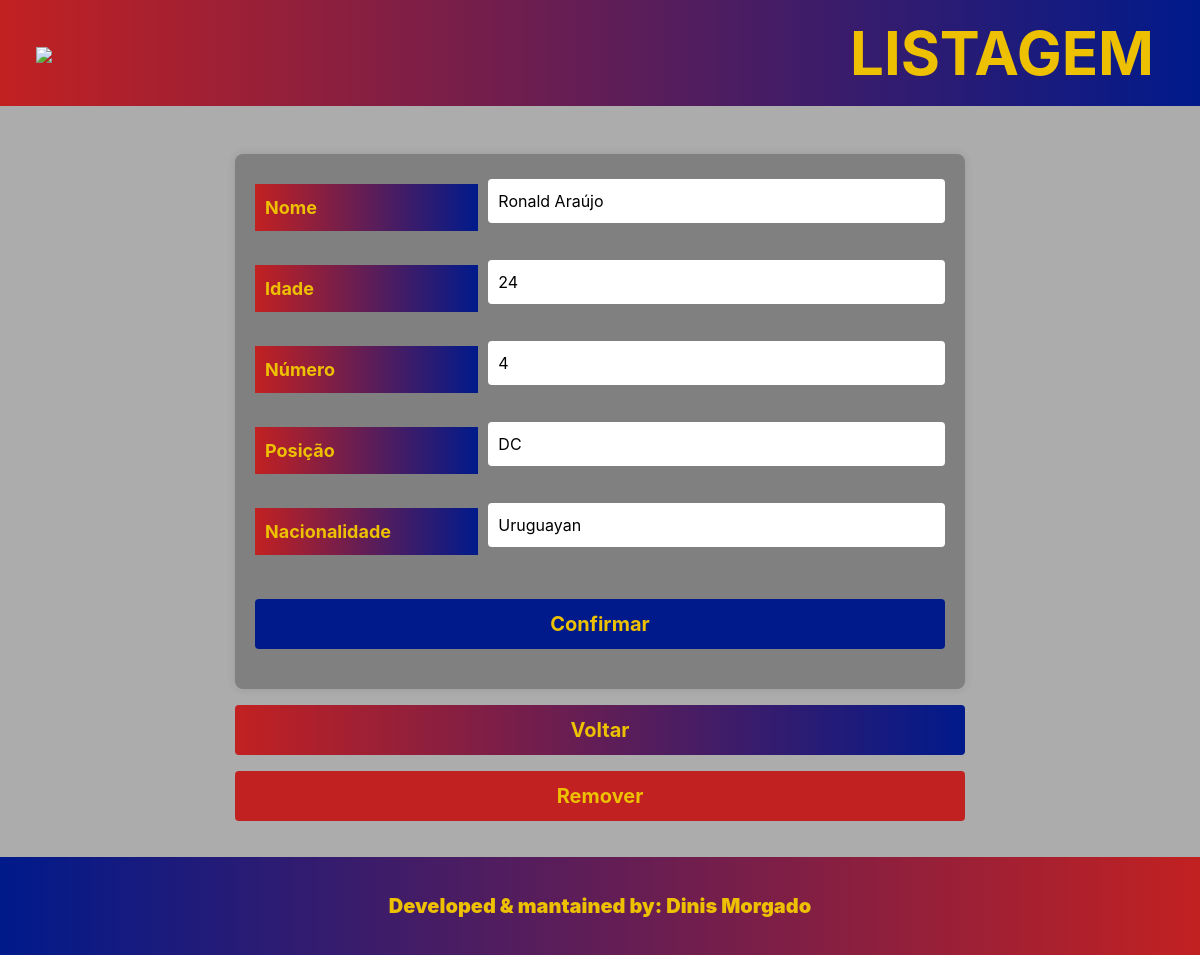
The page /editar.php?id=4 on the database its author committed.
### tables this page shows
CREATE TABLE `equipa` (
  `ID` int(11) NOT NULL,
  `Nome` varchar(50) NOT NULL,
  `Idade` smallint(6) NOT NULL,
  `Nª` smallint(6) NOT NULL,
  `Posicao` varchar(4) NOT NULL,
  `Nacionalidade` varchar(50) NOT NULL
);

### editar.php (the view, shortened to what this page needs)
<?php include 'servidor.php'; ?>
<?php
$id = '';
if (isset($_GET['id'])) {
    $id = intval($_GET['id']);
    $sql = "SELECT * FROM equipa WHERE ID = $id";
    $resultado = mysqli_query($ligacao, $sql);
    if (mysqli_num_rows($resultado) == 1) {
        $linha = mysqli_fetch_assoc($resultado);
    } else {
        echo "<br> Jogador não encontrado <br>";
        exit();
    }
} else {
    echo "<br> ID não especificado <br>";
    exit();
}
?>
<!DOCTYPE html>
<html lang="en">
<head>
  <link rel="stylesheet" href="https://cdn.jsdelivr.net/npm/bootstrap@4.0.0/dist/css/bootstrap.min.css" />
  <link rel="stylesheet" href="styles.css" />
</head>
<body>
  <div class="container">
    <div class="row justify-content-center mt-5">
      <div class="col-md-8">
        <form action="editar.php?id=<?php echo $id; ?>" method="post">
          <div class="form-row">
            <div class="form-group col-md-4">
              <label for="nome">Nome</label>
            </div>
            <div class="form-group col-md-8">
              <input type="text" class="form-control" id="nome" name="nome" value="<?php echo $linha['Nome']; ?>">
            </div>
          </div>
          <div class="form-row">
            <div class="form-group col-md-4">
              <label for="idade">Idade</label>
            </div>
            <div class="form-group col-md-8">
              <input type="number" class="form-control" id="idade" name="idade" value="<?php echo $linha['Idade']; ?>">
            </div>
          </div>
          <div class="form-row">
            <div class="form-group col-md-4">
              <label for="numero">Número</label>
            </div>
            <div class="form-group col-md-8">
              <input type="number" class="form-control" id="numero" name="numero" value="<?php echo $linha['Nª']; ?>">
            </div>
          </div>
          <div class="form-row">
            <div class="form-group col-md-4">
              <label for="posicao">Posição</label>
            </div>
            <div class="form-group col-md-8">
              <input type="text" class="form-control" id="posicao" name="posicao" value="<?php echo $linha['Posicao']; ?>">
            </div>
          </div>
          <div class="form-row">
            <div class="form-group col-md-4">
              <label for="nacionalidade">Nacionalidade</label>
            </div>
            <div class="form-group col-md-8">
              <input type="text" class="form-control" id="nacionalidade" name="nacionalidade" value="<?php echo $linha['Nacionalidade']; ?>">
            </div>
          </div>
          <button type="submit" class="btn btn-primary btn-block">Confirmar</button>
        </form>
        <a href="index.php" class="btn btn-voltar btn-block mt-3">Voltar</a>
        <a href="remover.php?id=<?php echo $linha['ID']; ?>" class="btn btn-remove btn-block mt-3">Remover</a>
      </div>
    </div>
  </div>
</body>
</html>

### styles.css (style rules this page uses)
body { background-color: #ADACAC; }
nav { background-image: linear-gradient(to right, #C22121, #001A8B); padding: 10px; }
footer { background-image: linear-gradient(to right, #001A8B, #C22121); padding: 10px; color: #EDC101; text-align: center; }
.text-center { color: #EDC101; font-weight: bolder; font-size: 20px; }
.nav-text { color: #EDC101; font-weight: bolder; font-size: 60px; padding-right: 30px; }
a { color: #EDC101; text-decoration: none; }
.container { padding-bottom: 36px; }
button { margin-bottom: 20px; }
form { background-color: #808080; padding: 20px; border-radius: 8px; box-shadow: 0 0 10px rgba(0, 0, 0, 0.1); }
form label { color: #EDC101; font-size: 18px; font-weight: bold; padding: 10px; display: inline-block; width: 100%; text-align: left; margin-top: 10px; background-image: linear-gradient(to right, #C22121, #001A8B); }
form input[type="text"], form input[type="number"] { border: none; border-radius: 4px; padding: 10px; width: 100%; box-sizing: border-box; margin-top: 5px; background-color: #fff; color: #000; }
form .btn-primary { background-color: #001A8B; color: #EDC101; font-weight: bold; font-size: 20px; border: none; width: 100%; padding: 10px; margin-top: 20px; }
.btn-remove { background-color: #C22121; color: #EDC101; font-weight: bold; font-size: 20px; border: none; width: 100%; padding: 10px; margin-top: 20px; }
.btn-voltar { background-image: linear-gradient(to right, #C22121, #001A8B); color: #EDC101; font-weight: bold; font-size: 20px; border: none; width: 100%; padding: 10px; margin-top: 20px; }

### rows shown on the page
equipa: nome "Ronald Araújo", idade "24", numero "4", posicao "DC", nacionalidade "Uruguayan"
